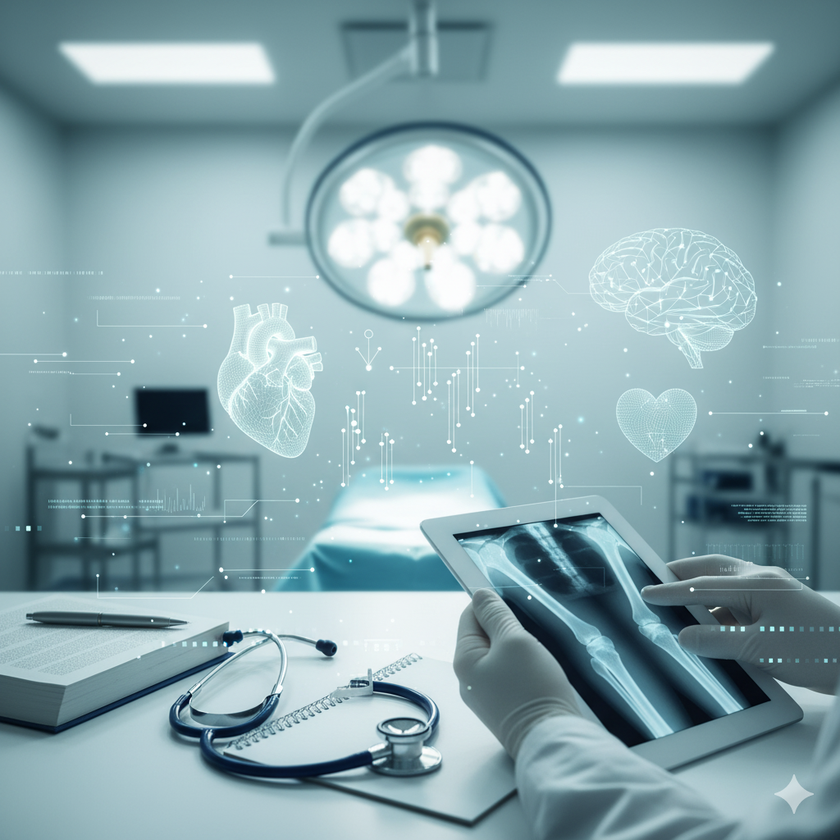
#> input picture latar_belakang.png, 840 x 840 px, shrunk from 1024 x 1024 before the run
$ python process.py ../latar_belakang.png ../latar_belakang.png   (older library calls are emulated)
#> lines starting #> are read from the running program, lines starting #| are printed output that depends on the picture
import sys
import json
import cv2
import os
import numpy as np
from pathlib import Path


def process_image(filename, method):
#> called with filename = '../latar_belakang.png', method = '../latar_belakang.png'
    try:
        if not os.path.exists(filename):
            return {"status": "error", "error": f"File not found: {filename}"}

        img = cv2.imread(filename, cv2.IMREAD_GRAYSCALE)
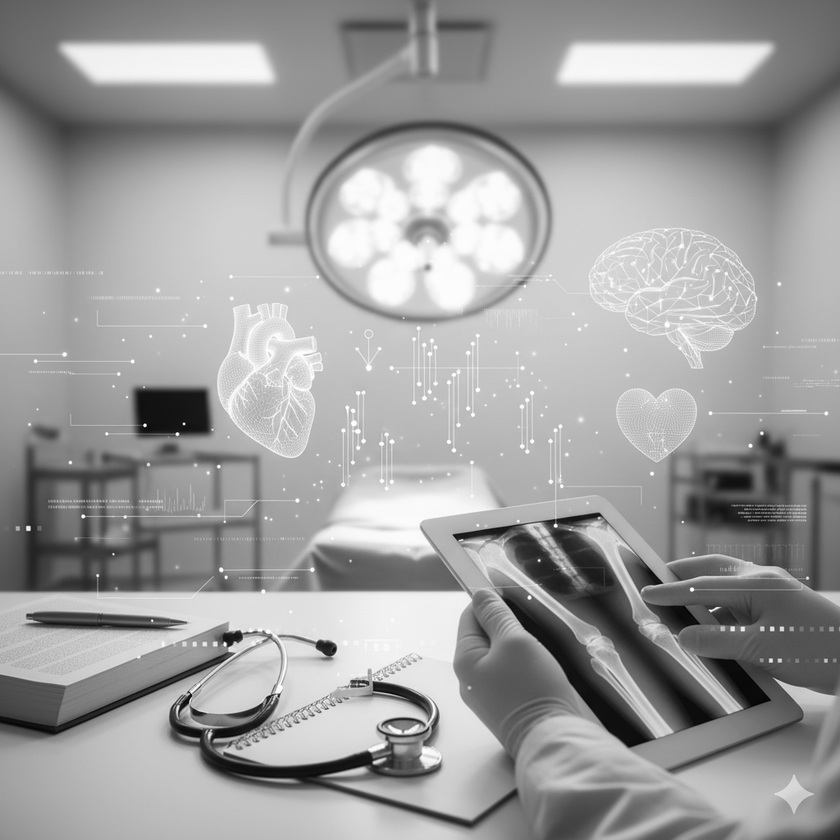
#> img: shape (840, 840); min 1, max 255, mean 158.2
        if img is None:
            return {"status": "error", "error": "Failed to read image"}

        file_path = Path(filename)
        out_file = str(file_path.parent / f"{file_path.stem}_result.png")

        if method == "Original":
            result = img
            features_text = "Original image (no processing)"
        elif method == "Median Filter":
            result = cv2.medianBlur(img, 5)
            features_text = "Applied Median Filter (kernel=5) for noise reduction"
        elif method == "Gaussian Filter":
            result = cv2.GaussianBlur(img, (5, 5), 0)
            features_text = "Applied Gaussian Filter (5x5) for smooth blurring"
        elif method == "Bilateral Filter":
            result = cv2.bilateralFilter(img, 9, 75, 75)
            features_text = "Applied Bilateral Filter - edge-preserving smoothing"
        elif method == "Histogram Equalization":
            result = cv2.equalizeHist(img)
            features_text = "Applied Histogram Equalization for contrast enhancement"
        elif method == "CLAHE":
            clahe = cv2.createCLAHE(clipLimit=2.0, tileGridSize=(8, 8))
            result = clahe.apply(img)
            features_text = "Applied CLAHE (Contrast Limited Adaptive Histogram Equalization)"
        elif method == "Normalized":
            result = cv2.normalize(img, None, 0, 255, cv2.NORM_MINMAX)
            features_text = "Applied Normalization (0-255 range)"
        elif method == "Sobel X":
            # Enhance contrast first for better edge detection
            clahe = cv2.createCLAHE(clipLimit=3.0, tileGridSize=(8, 8))
            enhanced = clahe.apply(img)
            result = cv2.Sobel(enhanced, cv2.CV_64F, 1, 0, ksize=3)
            result = cv2.convertScaleAbs(result)
            # Enhance result visibility
            result = cv2.normalize(result, None, 0, 255, cv2.NORM_MINMAX)
            features_text = "Applied Sobel X - horizontal edge detection (with contrast enhancement)"
        elif method == "Sobel Y":
            # Enhance contrast first for better edge detection
            clahe = cv2.createCLAHE(clipLimit=3.0, tileGridSize=(8, 8))
            enhanced = clahe.apply(img)
            result = cv2.Sobel(enhanced, cv2.CV_64F, 0, 1, ksize=3)
            result = cv2.convertScaleAbs(result)
            # Enhance result visibility
            result = cv2.normalize(result, None, 0, 255, cv2.NORM_MINMAX)
            features_text = "Applied Sobel Y - vertical edge detection (with contrast enhancement)"
        elif method == "Laplacian":
            # Enhance contrast first for better edge detection
            clahe = cv2.createCLAHE(clipLimit=3.0, tileGridSize=(8, 8))
            enhanced = clahe.apply(img)
            result = cv2.Laplacian(enhanced, cv2.CV_64F)
            result = cv2.convertScaleAbs(result)
            # Enhance result visibility
            result = cv2.normalize(result, None, 0, 255, cv2.NORM_MINMAX)
            features_text = "Applied Laplacian edge detection (with contrast enhancement)"
        elif method == "Canny":
            # Enhance contrast first for better edge detection
            clahe = cv2.createCLAHE(clipLimit=3.0, tileGridSize=(8, 8))
            enhanced = clahe.apply(img)
            result = cv2.Canny(enhanced, 50, 150)
            features_text = "Applied Canny edge detection (threshold: 50-150, with contrast enhancement)"
        elif method == "Opening":
            # Enhance contrast first
            clahe = cv2.createCLAHE(clipLimit=2.0, tileGridSize=(8, 8))
            enhanced = clahe.apply(img)
            kernel = np.ones((5, 5), np.uint8)
            result = cv2.morphologyEx(enhanced, cv2.MORPH_OPEN, kernel)
            features_text = "Applied Morphological Opening (erosion + dilation, with contrast enhancement)"
        elif method == "Closing":
            # Enhance contrast first
            clahe = cv2.createCLAHE(clipLimit=2.0, tileGridSize=(8, 8))
            enhanced = clahe.apply(img)
            kernel = np.ones((5, 5), np.uint8)
            result = cv2.morphologyEx(enhanced, cv2.MORPH_CLOSE, kernel)
            features_text = "Applied Morphological Closing (dilation + erosion, with contrast enhancement)"
        elif method == "Erosion":
            # Enhance contrast first
            clahe = cv2.createCLAHE(clipLimit=2.0, tileGridSize=(8, 8))
            enhanced = clahe.apply(img)
            kernel = np.ones((5, 5), np.uint8)
            result = cv2.erode(enhanced, kernel, iterations=1)
            features_text = "Applied Erosion - shrinks bright regions (with contrast enhancement)"
        elif method == "Fourier Spectrum":
            dft = cv2.dft(np.float32(img), flags=cv2.DFT_COMPLEX_OUTPUT)
            dft_shift = np.fft.fftshift(dft)
            magnitude = 20 * np.log(cv2.magnitude(dft_shift[:, :, 0], dft_shift[:, :, 1]) + 1)
            result = cv2.normalize(magnitude, None, 0, 255, cv2.NORM_MINMAX, cv2.CV_8U)
            features_text = "Fourier Spectrum - frequency domain representation"
        elif method == "Global Threshold":
            _, result = cv2.threshold(img, 127, 255, cv2.THRESH_BINARY)
            features_text = "Applied Global Threshold (threshold=127)"
        elif method == "Adaptive Mean":
            result = cv2.adaptiveThreshold(img, 255, cv2.ADAPTIVE_THRESH_MEAN_C,
                                          cv2.THRESH_BINARY, 11, 2)
            features_text = "Applied Adaptive Mean Threshold"
        elif method == "Adaptive Gaussian":
            result = cv2.adaptiveThreshold(img, 255, cv2.ADAPTIVE_THRESH_GAUSSIAN_C,
                                          cv2.THRESH_BINARY, 11, 2)
            features_text = "Applied Adaptive Gaussian Threshold"
        elif method == "Contour Detection":
            result = img.copy()
            _, binary = cv2.threshold(img, 127, 255, cv2.THRESH_BINARY)
            contours, _ = cv2.findContours(binary, cv2.RETR_EXTERNAL, cv2.CHAIN_APPROX_SIMPLE)
            result = cv2.cvtColor(result, cv2.COLOR_GRAY2BGR)
            cv2.drawContours(result, contours, -1, (0, 255, 0), 2)
            features_text = f"Detected {len(contours)} contours"
        elif method == "GLCM Texture":
            mean_val = np.mean(img)
            std_val = np.std(img)
            result = img.copy()
            features_text = f"Texture Analysis:\nMean: {mean_val:.2f}\nStd Dev: {std_val:.2f}"
        elif method == "Shape Analysis":
            _, binary = cv2.threshold(img, 127, 255, cv2.THRESH_BINARY)
            contours, _ = cv2.findContours(binary, cv2.RETR_EXTERNAL, cv2.CHAIN_APPROX_SIMPLE)
            result = cv2.cvtColor(img, cv2.COLOR_GRAY2BGR)
            if contours:
                cnt = max(contours, key=cv2.contourArea)
                area = cv2.contourArea(cnt)
                perimeter = cv2.arcLength(cnt, True)
                cv2.drawContours(result, [cnt], -1, (0, 255, 0), 2)
                features_text = f"Shape Analysis:\nArea: {area:.2f}\nPerimeter: {perimeter:.2f}"
            else:
                features_text = "No shapes detected"
        else:
            result = img
            features_text = "Unknown method - showing original"

        cv2.imwrite(out_file, result)

        return {
            "status": "ok",
            "result_file": out_file,
            "features_text": features_text
        }
    except Exception as e:
        return {"status": "error", "error": f"Processing error: {str(e)}"}


def main():
    if len(sys.argv) < 3:
        print(json.dumps({
            "status": "error",
            "error": "Usage: python process.py <file> <method>"
        }))
        sys.exit(1)

    filename = sys.argv[1]
    method = sys.argv[2]

    result = process_image(filename, method)
    print(json.dumps(result))


if __name__ == "__main__":
    main()
